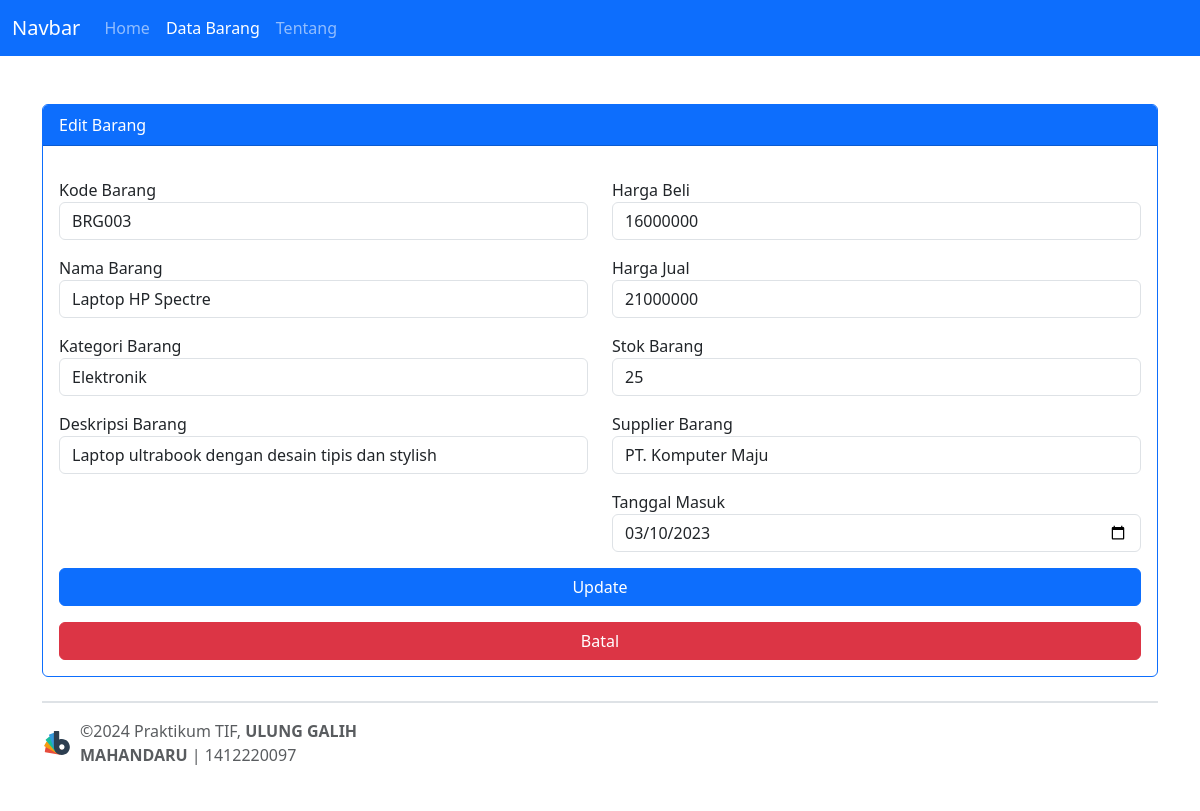
Screenshot of /index.php/barang/edit_barang/3 with the database file from the repository.
### tables this page shows
CREATE TABLE `barang` (
  `id_barang` int(11) NOT NULL,
  `kode_barang` varchar(100) NOT NULL,
  `nama_barang` varchar(100) NOT NULL,
  `kategori_barang` varchar(100) NOT NULL,
  `deskripsi_barang` text DEFAULT NULL,
  `harga_beli` float DEFAULT NULL,
  `harga_jual` float DEFAULT NULL,
  `stok_barang` int(11) DEFAULT NULL,
  `supplier_barang` varchar(100) NOT NULL,
  `tanggal_masuk` date DEFAULT NULL
);

### application/controllers/Barang.php (called while the page is built, shortened)
<?php
class Barang extends CI_Controller {
	public function __construct() {
		$this->load->model('barang_model');
	}
		public function edit_barang($id)
		{
			$this->form_validation->set_rules('kode_barang', 'Kode Barang', 'required', ['required' => 'Kolom %s wajib diisi.']);
			$this->form_validation->set_rules('nama_barang', 'Nama Barang', 'required', ['required' => 'Kolom %s harus diisi.',]);
			$this->form_validation->set_rules('kategori_barang', 'Kategori Barang', 'required', ['required' => 'Kolom %s harus diisi.',]);
			$this->form_validation->set_rules('deskripsi_barang', 'Deskripsi Barang', 'required', ['required' => 'Kolom %s harus diisi.',]);
			$this->form_validation->set_rules('harga_beli', 'Harga Beli', 'required|numeric', ['required' => 'Kolom %s harus diisi.', 'numeric' => 'Kolom %s harus berisi harga.',]);
			$this->form_validation->set_rules('harga_jual', 'Harga Jual', 'required|numeric', ['required' => 'Kolom %s wajib diisi.', 'numeric' => 'Kolom %s harus berisi harga.',]);
			$this->form_validation->set_rules('stok_barang', 'Stok Barang', 'required|numeric', ['required' => 'Kolom %s wajib diisi.', 'numeric' => 'Kolom %s harus berisi angka.']);
			$this->form_validation->set_rules('supplier_barang', 'Suplier Barang', 'required', ['required' => 'Kolom %s wajib diisi.']);
			$this->form_validation->set_rules('tanggal_masuk', 'Tanggal Masuk', 'required', ['required' => 'Kolom %s wajib diisi.']);
			if ($this->form_validation->run() == false) {
				$data['title'] = 'Edit Barang';
				$data['active_menu'] = 'data_barang';
				$data['barang'] = $this->barang_model->get_barang_by_id($id);
				$data['content'] = $this->load->view('barang/form_barang',
				$data, true);
				$this->load->view('template/template', $data);
			}
		}
}

### index.php (called while the page is built, shortened)
<?php
require_once BASEPATH.'core/CodeIgniter.php';

### application/models/Barang_model.php (called while the page is built, shortened)
<?php
class Barang_model extends CI_Model {
	public function get_barang_by_id($id)
	{
		$query = $this->db->get_where('barang', ['id_barang' => $id]);
		return $query->row_array();
	}
}

### application/views/barang/form_barang.php (the view, shortened to what this page needs)
<div class="card border border-primary">
	<div class="card-header bg-primary text-white"><?php echo isset($barang) ? 'Edit Barang' : 'Tambah Barang'; ?></div>
	<div class="card-body">
		<form action="<?php echo isset($barang) ? site_url('barang/edit_barang/' . $barang['id_barang']) : site_url('barang/create_barang'); ?>" method="post">
			<div class="row">
				<div class="col-md-6">
					<div class="form-group mt-3">
						<label for="kode_barang">Kode Barang</label>
						<input type="text" class="form-control" id="kode_barang" name="kode_barang" value="<?php echo isset($barang) ? $barang['kode_barang'] : set_value('kode_barang'); ?>">
					</div>
					<div class="form-group mt-3">
						<label for="nama_barang">Nama Barang</label>
						<input type="text" class="form-control" id="nama_barang" name="nama_barang" value="<?php echo isset($barang) ? $barang['nama_barang'] : set_value('nama_barang'); ?>">
					</div>
					<div class="form-group mt-3">
						<label for="kategori_barang">Kategori Barang</label>
						<input type="text" class="form-control" id="kategori_barang" name="kategori_barang" value="<?php echo isset($barang) ? $barang['kategori_barang'] : set_value('kategori_barang'); ?>">
					</div>
					<div class="form-group mt-3">
						<label for="deskripsi_barang">Deskripsi Barang</label>
						<input type="text" class="form-control" id="deskripsi_barang" name="deskripsi_barang" value="<?php echo isset($barang) ? $barang['deskripsi_barang'] : set_value('deskripsi_barang'); ?>">
					</div>
				</div>
				<div class="col-md-6">
					<div class="form-group mt-3">
						<label for="harga_beli">Harga Beli</label>
						<input type="number" class="form-control" id="harga_beli" name="harga_beli" value="<?php echo isset($barang) ? $barang['harga_beli'] : set_value('harga_beli'); ?>">
					</div>
					<div class="form-group mt-3">
						<label for="harga_jual">Harga Jual</label>
						<input type="number" class="form-control" id="harga_jual" name="harga_jual" value="<?php echo isset($barang) ? $barang['harga_jual'] : set_value('harga_jual'); ?>">
					</div>
					<div class="form-group mt-3">
						<label for="stok_barang">Stok Barang</label>
						<input type="number" class="form-control" id="stok_barang" name="stok_barang" value="<?php echo isset($barang) ? $barang['stok_barang'] : set_value('stok_barang'); ?>">
					</div>
					<div class="form-group mt-3">
						<label for="supplier_barang">Supplier Barang</label>
						<input type="text" class="form-control" id="supplier_barang" name="supplier_barang" value="<?php echo isset($barang) ? $barang['supplier_barang'] : set_value('supplier_barang'); ?>">
					</div>
					<div class="form-group mt-3">
						<label for="tanggal_masuk">Tanggal Masuk</label>
						<input type="date" class="form-control" id="tanggal_masuk" name="tanggal_masuk" value="<?php echo isset($barang) ? $barang['tanggal_masuk'] : set_value('tanggal_masuk'); ?>">
					</div>
				</div>
			</div>
			<div class="form-group mt-3">
				<button type="submit" class="w-100 btn btn-primary"><?php echo isset($barang) ? 'Update' : 'Simpan'; ?></button><br>
				<a href="<?php echo site_url('barang/data_barang'); ?>" class="btn w-100 btn-danger mt-3">Batal</a>
			</div>
		</form>
	</div>
</div>

### rows the page displays
barang: kode_barang "BRG003", nama_barang "Laptop HP Spectre", kategori_barang "Elektronik", deskripsi_barang "Laptop ultrabook dengan desain tipis dan stylish", harga_beli "16000000", harga_jual "21000000", stok_barang "25", supplier_barang "PT. Komputer Maju", tanggal_masuk "03/10/2023"
